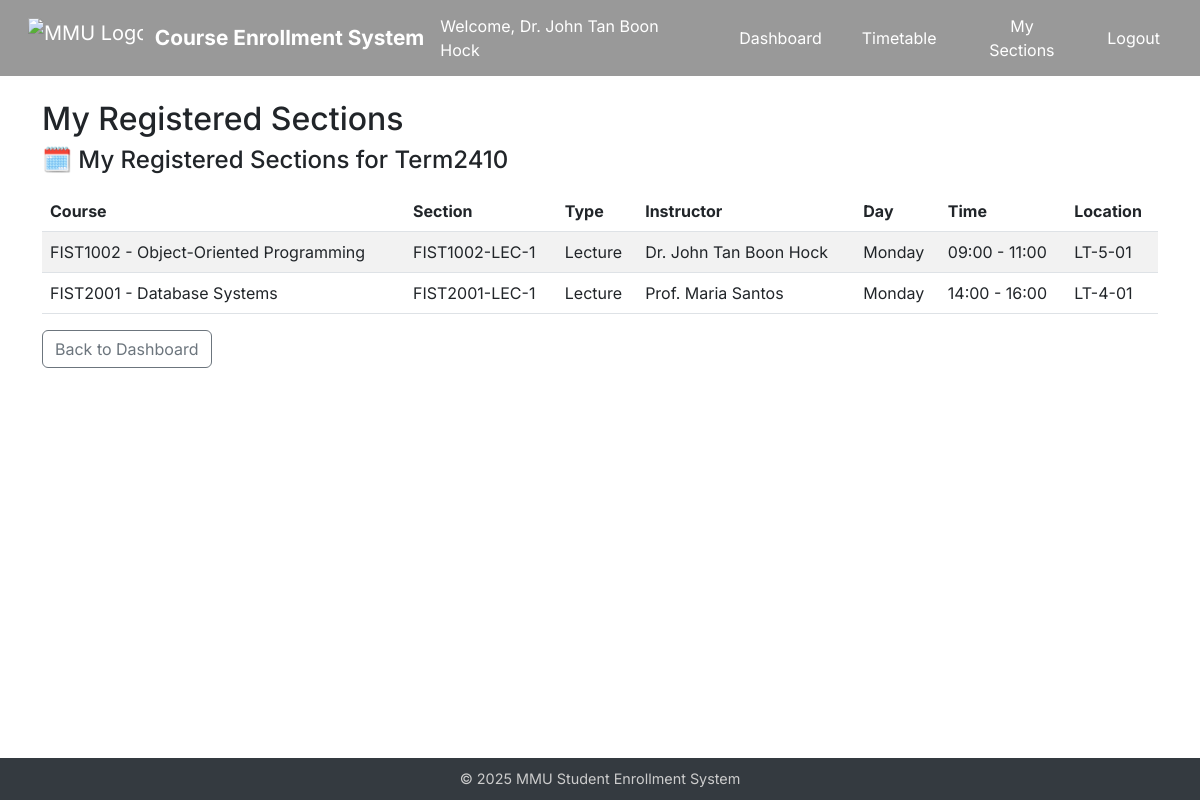
Page /my-courses (signed in) on the committed database.
### app/models.py (models this page shows, shortened)
class Instructor(UserMixin, db.Model):
    id = db.Column(db.Integer, primary_key=True)
    name = db.Column(db.String(128), nullable=False)
    email = db.Column(db.String(128), unique=True, nullable=False)
    password_hash = db.Column(db.String(128))
    title = db.Column(db.String(64))
    department = db.Column(db.String(128))
    office = db.Column(db.String(128))
    phone = db.Column(db.String(32))
    biography = db.Column(db.Text)
    profile_pic = db.Column(db.String(128))
    @property
    def is_instructor(self):
        return True
    @property
    def is_admin(self):
        return False
    @property
    def is_student(self):
        return False

class SystemSetting(db.Model):
    id = db.Column(db.Integer, primary_key=True)
    key = db.Column(db.String(64), unique=True, nullable=False)
    value = db.Column(db.String(128), nullable=False)

class Section(db.Model):
    id = db.Column(db.Integer, primary_key=True)
    course_id = db.Column(db.Integer, db.ForeignKey('course.id'), nullable=False)
    name = db.Column(db.String(20), nullable=False)
    type = db.Column(db.String(20), nullable=False)
    location = db.Column(db.String(128), nullable=False)    # ✅ 加这个
    day = db.Column(db.String(20), nullable=False)
    start_time = db.Column(db.Time, nullable=False)         # ✅ 建议用标准时间类型
    end_time = db.Column(db.Time, nullable=False)
    quota = db.Column(db.Integer, nullable=False)
    instructor_id = db.Column(db.Integer, db.ForeignKey("instructor.id"))
    instructor = db.relationship('Instructor', backref='sections')
    course = db.relationship("Course", back_populates="sections")
    enrollments = db.relationship("Enrollment", back_populates="section", cascade="all, delete")

class Course(db.Model):
    id = db.Column(db.Integer, primary_key=True)
    course_code = db.Column(db.String(10), unique=True)
    course_name = db.Column(db.String(128))
    description = db.Column(db.Text)
    credits = db.Column(db.Integer)
    semester = db.Column(db.String(64))
    department = db.Column(db.String(64))
    prerequisite_id = db.Column(db.Integer, db.ForeignKey('course.id'))
    prerequisite = db.relationship("Course", remote_side=[id])
    enrollments = db.relationship('Enrollment', backref='course', lazy=True)
    sections = db.relationship('Section', back_populates='course', cascade='all, delete')

### app/routes/student.py (the view)
@student_bp.route("/my-courses")
@login_required
def my_courses():
    student_id = current_user.id
    setting = SystemSetting.query.filter_by(key="open_semester").first()
    open_semester = setting.value if setting else "Term2410"
    sections = db.session.query(Section).join(Enrollment).join(Section.course).filter(
        Enrollment.student_id == student_id,
        Course.semester == open_semester
    ).all()
    return render_template("student/my_courses.html", sections=sections, open_semester=open_semester)

### app/templates/student/my_courses.html (shortened to what this page needs)
{% extends "base.html" %}
{% block content %}
<h2>My Registered Sections</h2>
<h4 class="mb-3">🗓️ My Registered Sections for {{ open_semester }}</h4>
<table class="table table-striped">
    <thead>
        <tr>
            <th>Course</th>
            <th>Section</th>
            <th>Type</th>
            <th>Instructor</th>
            <th>Day</th>
            <th>Time</th>
            <th>Location</th>
        </tr>
    </thead>
    <tbody>
        {% for s in sections %}
        <tr>
            <td>{{ s.course.course_code }} - {{ s.course.course_name }}</td>
            <td>{{ s.name }}</td>
            <td>{{ s.type }}</td>
            <td>{{ s.instructor.name }}</td>
            <td>{{ s.day }}</td>
            <td>{{ s.start_time.strftime('%H:%M') }} - {{ s.end_time.strftime('%H:%M') }}</td>
            <td>{{ s.location }}</td>
        </tr>
        {% endfor %}
    </tbody>
</table>
<a href="{{ url_for('student.dashboard') }}" class="btn btn-outline-secondary">Back to Dashboard</a>
{% endblock %}

### app/templates/base.html (shortened to what this page needs)
<!DOCTYPE html>
<html lang="en">
<head>
  {% block head %}
  <link href="https://cdn.jsdelivr.net/npm/bootstrap@5.3.0/dist/css/bootstrap.min.css" rel="stylesheet">
  {% endblock %}
</head>
<body>
<nav id="navbar" class="navbar navbar-expand-lg navbar-dark navbar-transparent fixed-top px-3" style="background-color: rgba(0,0,0,0.4);">
  <div class="container-fluid">
    <a class="navbar-brand d-flex align-items-center" href="{{ url_for('shared.index') }}">
      <img src="{{ url_for('static', filename='image/Multimedia_University_secondary_logo_2020.png') }}" alt="MMU Logo">
      <span>Course Enrollment System</span>
    </a>
    <div class="ms-auto d-flex align-items-center">
            {% if current_user.is_authenticated %}
        <span class="text-white me-3">
          Welcome,
          {% if current_user.is_admin %}
            {{ current_user.username }}
          {% elif current_user.is_student %}
            {{ current_user.name }}
          {% elif current_user.is_instructor %}
            {{ current_user.name }}
          {% endif %}
        </span>
        {% if current_user.is_admin %}
          <a class="btn btn-nav" href="{{ url_for('admin.admin_dashboard') }}">Dashboard</a>
          <a class="btn btn-nav" href="{{ url_for('admin.admin_all_students') }}">All Students</a>
          <a class="btn btn-nav" href="{{ url_for('admin.admin_credit_transfer') }}">Manage Credit Transfers</a>
          <a class="btn btn-nav" href="{{ url_for('admin.admin_instructor_list') }}">Manage Instructors</a>
          <a class="btn btn-nav" href="{{ url_for('admin.admin_reports') }}">Reports</a>
          <a class="btn btn-nav" href="{{ url_for('admin.admin_logout') }}">Logout</a>
        {% elif current_user.is_student %}
          <a class="btn btn-nav" href="{{ url_for('student.dashboard') }}">Dashboard</a>
          <a class="btn btn-nav" href="{{ url_for('student.profile') }}">My Profile</a>
          <a class="btn btn-nav" href="{{ url_for('student.finance') }}">Finance</a>
          <a class="btn btn-nav" href="{{ url_for('shared.logout') }}">Logout</a>
        {% elif current_user.is_instructor %}
          <a class="btn btn-nav" href="{{ url_for('instructor.dashboard') }}">Dashboard</a>
          <a class="btn btn-nav" href="{{ url_for('instructor.timetable') }}">Timetable</a>
          <a class="btn btn-nav" href="{{ url_for('instructor.sections') }}">My Sections</a>
          <a class="btn btn-nav" href="{{ url_for('shared.logout') }}">Logout</a>
        {% endif %}
      {% endif %}
    </div>
  </div>
</nav>
<main class="{% if request.endpoint == 'shared.index' %}{% else %}container{% endif %}" style="padding-top: 100px;">
  {% block content %}{% endblock %}
</main>
<footer>
  © 2025 MMU Student Enrollment System
</footer>
</body>
</html>

### app/templates/base.html (style rules this page uses)
body { margin: 0; padding: 0; min-height: 100vh; display: flex; flex-direction: column; font-family: 'Inter', sans-serif; background-color: transparent; }
main { flex: 1; }
footer { background: #343a40; color: #ccc; text-align: center; padding: 10px 0; font-size: 0.9rem; }
.navbar-transparent { background-color: rgba(0, 0, 0, 0.4) !important; backdrop-filter: blur(2px); -webkit-backdrop-filter: blur(2px); box-shadow: none !important; border: none !important; }
.navbar-brand img { height: 40px; margin-right: 12px; }
.navbar-brand span { color: white; font-size: 1.3rem; font-weight: bold; }
.btn-nav { background: transparent; color: white; border: none; font-size: 1rem; margin-left: 1rem; }

### rows in the picture
Instructor: name "Dr. John Tan Boon Hock"
SystemSetting: value "Term2410"
Section: course.course_code "FIST1002", course.course_name "Object-Oriented Programming", name "FIST1002-LEC-1", type "Lecture", instructor.name "Dr. John Tan Boon Hock", day "Monday", start_time "09:00", end_time "11:00", location "LT-5-01"
Section: course.course_code "FIST2001", course.course_name "Database Systems", name "FIST2001-LEC-1", type "Lecture", instructor.name "Prof. Maria Santos", day "Monday", start_time "14:00", end_time "16:00", location "LT-4-01"
